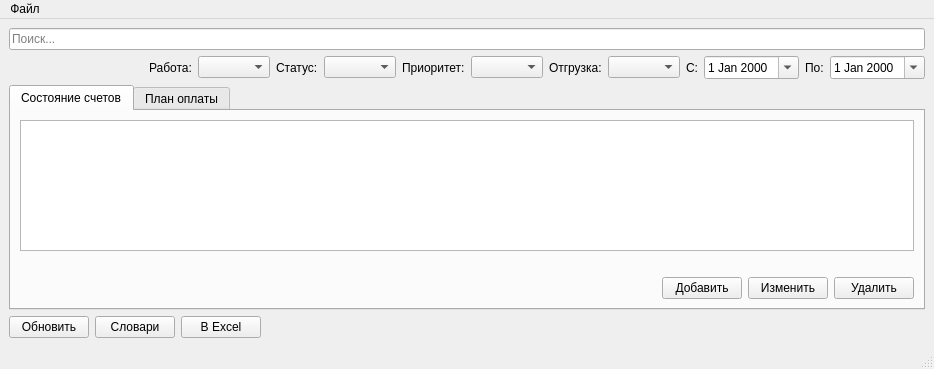
<?xml version="1.0" encoding="UTF-8"?>
<ui version="4.0">
 <class>MainWindow</class>
 <widget class="QMainWindow" name="MainWindow">
  <property name="geometry">
   <rect>
    <x>0</x>
    <y>0</y>
    <width>934</width>
    <height>369</height>
   </rect>
  </property>
  <property name="windowTitle">
   <string>Планировщик счетов</string>
  </property>
  <widget class="QWidget" name="centralwidget">
   <layout class="QVBoxLayout" name="verticalLayout_3">
    <item>
     <widget class="QLineEdit" name="editSearch">
      <property name="placeholderText">
       <string>Поиск...</string>
      </property>
     </widget>
    </item>
    <item>
     <layout class="QHBoxLayout" name="horizontalLayout_4">
      <item>
       <spacer name="horizontalSpacer_10">
        <property name="orientation">
         <enum>Qt::Horizontal</enum>
        </property>
        <property name="sizeType">
         <enum>QSizePolicy::Expanding</enum>
        </property>
        <property name="sizeHint" stdset="0">
         <size>
          <width>40</width>
          <height>20</height>
         </size>
        </property>
       </spacer>
      </item>
      <item>
       <widget class="QLabel" name="lblProjectFilter">
        <property name="sizePolicy">
         <sizepolicy hsizetype="Minimum" vsizetype="Preferred">
          <horstretch>0</horstretch>
          <verstretch>0</verstretch>
         </sizepolicy>
        </property>
        <property name="text">
         <string>Работа:</string>
        </property>
       </widget>
      </item>
      <item>
       <widget class="QComboBox" name="comboProjectFilter">
        <property name="sizePolicy">
         <sizepolicy hsizetype="Minimum" vsizetype="Fixed">
          <horstretch>0</horstretch>
          <verstretch>0</verstretch>
         </sizepolicy>
        </property>
        <property name="maximumSize">
         <size>
          <width>150</width>
          <height>16777215</height>
         </size>
        </property>
        <property name="insertPolicy">
         <enum>QComboBox::NoInsert</enum>
        </property>
        <property name="sizeAdjustPolicy">
         <enum>QComboBox::AdjustToContents</enum>
        </property>
       </widget>
      </item>
      <item>
       <widget class="QLabel" name="lblStatusFilter">
        <property name="sizePolicy">
         <sizepolicy hsizetype="Minimum" vsizetype="Preferred">
          <horstretch>0</horstretch>
          <verstretch>0</verstretch>
         </sizepolicy>
        </property>
        <property name="text">
         <string>Статус:</string>
        </property>
       </widget>
      </item>
      <item>
       <widget class="QComboBox" name="comboStatusFilter"/>
      </item>
      <item>
       <widget class="QLabel" name="lblPriorityFilter">
        <property name="sizePolicy">
         <sizepolicy hsizetype="Minimum" vsizetype="Preferred">
          <horstretch>0</horstretch>
          <verstretch>0</verstretch>
         </sizepolicy>
        </property>
        <property name="text">
         <string>Приоритет:</string>
        </property>
       </widget>
      </item>
      <item>
       <widget class="QComboBox" name="comboPriorityFilter"/>
      </item>
      <item>
       <widget class="QLabel" name="lblShipmentFilter">
        <property name="sizePolicy">
         <sizepolicy hsizetype="Minimum" vsizetype="Preferred">
          <horstretch>0</horstretch>
          <verstretch>0</verstretch>
         </sizepolicy>
        </property>
        <property name="text">
         <string>Отгрузка:</string>
        </property>
       </widget>
      </item>
      <item>
       <widget class="QComboBox" name="comboShipmentFilter"/>
      </item>
      <item>
       <widget class="QLabel" name="lblFromFilter">
        <property name="sizePolicy">
         <sizepolicy hsizetype="Minimum" vsizetype="Preferred">
          <horstretch>0</horstretch>
          <verstretch>0</verstretch>
         </sizepolicy>
        </property>
        <property name="text">
         <string>С:</string>
        </property>
       </widget>
      </item>
      <item>
       <widget class="QDateEdit" name="dateFromFilter">
        <property name="calendarPopup">
         <bool>true</bool>
        </property>
       </widget>
      </item>
      <item>
       <widget class="QLabel" name="lblUntilFilter">
        <property name="sizePolicy">
         <sizepolicy hsizetype="Minimum" vsizetype="Preferred">
          <horstretch>0</horstretch>
          <verstretch>0</verstretch>
         </sizepolicy>
        </property>
        <property name="text">
         <string>По:</string>
        </property>
       </widget>
      </item>
      <item>
       <widget class="QDateEdit" name="dateUntilFilter">
        <property name="calendarPopup">
         <bool>true</bool>
        </property>
       </widget>
      </item>
     </layout>
    </item>
    <item>
     <widget class="QTabWidget" name="tabWidget">
      <property name="tabPosition">
       <enum>QTabWidget::North</enum>
      </property>
      <property name="tabShape">
       <enum>QTabWidget::Rounded</enum>
      </property>
      <property name="currentIndex">
       <number>0</number>
      </property>
      <widget class="QWidget" name="tabBillStatus">
       <attribute name="title">
        <string>Состояние счетов</string>
       </attribute>
       <layout class="QVBoxLayout" name="verticalLayout">
        <item>
         <widget class="QTableView" name="tableBill"/>
        </item>
        <item>
         <widget class="QLabel" name="lblTotal">
          <property name="text">
           <string/>
          </property>
         </widget>
        </item>
        <item>
         <layout class="QHBoxLayout" name="horizontalLayout_2">
          <item>
           <spacer name="horizontalSpacer_2">
            <property name="orientation">
             <enum>Qt::Horizontal</enum>
            </property>
            <property name="sizeHint" stdset="0">
             <size>
              <width>40</width>
              <height>20</height>
             </size>
            </property>
           </spacer>
          </item>
          <item>
           <widget class="QPushButton" name="btnAddBill">
            <property name="text">
             <string>Добавить</string>
            </property>
           </widget>
          </item>
          <item>
           <widget class="QPushButton" name="btnEditBill">
            <property name="text">
             <string>Изменить</string>
            </property>
           </widget>
          </item>
          <item>
           <widget class="QPushButton" name="btnDeleteBill">
            <property name="text">
             <string>Удалить</string>
            </property>
           </widget>
          </item>
         </layout>
        </item>
       </layout>
      </widget>
      <widget class="QWidget" name="tabBillPlan">
       <attribute name="title">
        <string>План оплаты</string>
       </attribute>
       <layout class="QVBoxLayout" name="verticalLayout_2">
        <item>
         <layout class="QHBoxLayout" name="horizontalLayout_3">
          <item>
           <spacer name="horizontalSpacer_3">
            <property name="orientation">
             <enum>Qt::Horizontal</enum>
            </property>
            <property name="sizeHint" stdset="0">
             <size>
              <width>40</width>
              <height>20</height>
             </size>
            </property>
           </spacer>
          </item>
          <item>
           <widget class="QLabel" name="lblStartFrom">
            <property name="text">
             <string>Начать с недели №:</string>
            </property>
           </widget>
          </item>
          <item>
           <widget class="QComboBox" name="comboWeek"/>
          </item>
         </layout>
        </item>
        <item>
         <widget class="QTableView" name="tablePlan"/>
        </item>
       </layout>
      </widget>
     </widget>
    </item>
    <item>
     <layout class="QHBoxLayout" name="horizontalLayout">
      <item>
       <widget class="QPushButton" name="btnRefresh">
        <property name="text">
         <string>Обновить</string>
        </property>
       </widget>
      </item>
      <item>
       <widget class="QPushButton" name="btnDictEditor">
        <property name="text">
         <string>Словари</string>
        </property>
       </widget>
      </item>
      <item>
       <widget class="QPushButton" name="btnPrint">
        <property name="text">
         <string>В Excel</string>
        </property>
       </widget>
      </item>
      <item>
       <spacer name="horizontalSpacer">
        <property name="orientation">
         <enum>Qt::Horizontal</enum>
        </property>
        <property name="sizeHint" stdset="0">
         <size>
          <width>40</width>
          <height>20</height>
         </size>
        </property>
       </spacer>
      </item>
     </layout>
    </item>
   </layout>
  </widget>
  <widget class="QMenuBar" name="menubar">
   <property name="enabled">
    <bool>true</bool>
   </property>
   <property name="geometry">
    <rect>
     <x>0</x>
     <y>0</y>
     <width>934</width>
     <height>26</height>
    </rect>
   </property>
   <property name="nativeMenuBar">
    <bool>true</bool>
   </property>
   <widget class="QMenu" name="menu">
    <property name="title">
     <string>Файл</string>
    </property>
    <addaction name="actExit"/>
   </widget>
   <addaction name="menu"/>
  </widget>
  <widget class="QStatusBar" name="statusbar"/>
  <action name="actExit">
   <property name="text">
    <string>Выход</string>
   </property>
   <property name="toolTip">
    <string>Выйти из приложения</string>
   </property>
   <property name="statusTip">
    <string>Выйти из приложения</string>
   </property>
   <property name="menuRole">
    <enum>QAction::QuitRole</enum>
   </property>
  </action>
 </widget>
 <resources/>
 <connections>
  <connection>
   <sender>actExit</sender>
   <signal>triggered()</signal>
   <receiver>MainWindow</receiver>
   <slot>close()</slot>
   <hints>
    <hint type="sourcelabel">
     <x>-1</x>
     <y>-1</y>
    </hint>
    <hint type="destinationlabel">
     <x>369</x>
     <y>291</y>
    </hint>
   </hints>
  </connection>
 </connections>
</ui>
